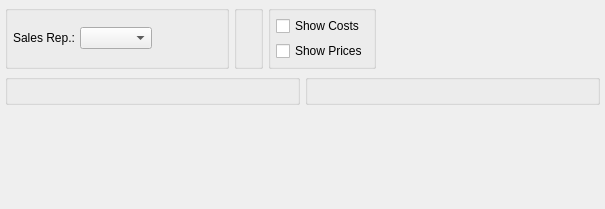
<?xml version="1.0" encoding="UTF-8"?>
<ui version="4.0">
 <comment>This file is part of the xTuple ERP: PostBooks Edition, a free and
open source Enterprise Resource Planning software suite,
Copyright (c) 1999-2010 by OpenMFG LLC, d/b/a xTuple.
It is licensed to you under the Common Public Attribution License
version 1.0, the full text of which (including xTuple-specific Exhibits)
is available at www.xtuple.com/CPAL.  By using this software, you agree
to be bound by its terms.</comment>
 <class>dspBriefSalesHistoryBySalesRep</class>
 <widget class="QWidget" name="dspBriefSalesHistoryBySalesRep">
  <property name="geometry">
   <rect>
    <x>0</x>
    <y>0</y>
    <width>605</width>
    <height>209</height>
   </rect>
  </property>
  <property name="windowTitle">
   <string>Brief Sales History by Sales Rep.</string>
  </property>
  <layout class="QVBoxLayout" name="verticalLayout_4">
   <item>
    <layout class="QHBoxLayout" name="horizontalLayout">
     <item>
      <widget class="QGroupBox" name="_salesrepGroup">
       <property name="title">
        <string/>
       </property>
       <layout class="QGridLayout" name="gridLayout_2">
        <item row="0" column="0">
         <layout class="QVBoxLayout">
          <property name="spacing">
           <number>0</number>
          </property>
          <item>
           <layout class="QHBoxLayout">
            <property name="spacing">
             <number>5</number>
            </property>
            <item>
             <widget class="QLabel" name="_salesrepLit">
              <property name="text">
               <string>Sales Rep.:</string>
              </property>
              <property name="alignment">
               <set>Qt::AlignVCenter</set>
              </property>
             </widget>
            </item>
            <item>
             <widget class="XComboBox" name="_salesrep">
              <property name="sizePolicy">
               <sizepolicy hsizetype="Expanding" vsizetype="Fixed">
                <horstretch>0</horstretch>
                <verstretch>0</verstretch>
               </sizepolicy>
              </property>
             </widget>
            </item>
            <item>
             <spacer name="horizontalSpacer">
              <property name="orientation">
               <enum>Qt::Horizontal</enum>
              </property>
              <property name="sizeHint" stdset="0">
               <size>
                <width>0</width>
                <height>20</height>
               </size>
              </property>
             </spacer>
            </item>
           </layout>
          </item>
          <item>
           <spacer>
            <property name="orientation">
             <enum>Qt::Vertical</enum>
            </property>
            <property name="sizeType">
             <enum>QSizePolicy::Preferred</enum>
            </property>
            <property name="sizeHint" stdset="0">
             <size>
              <width>20</width>
              <height>0</height>
             </size>
            </property>
           </spacer>
          </item>
         </layout>
        </item>
       </layout>
      </widget>
     </item>
     <item>
      <widget class="QGroupBox" name="_dateGroup">
       <property name="title">
        <string/>
       </property>
       <layout class="QGridLayout" name="gridLayout_3">
        <item row="0" column="0">
         <widget class="DateCluster" name="_dates"/>
        </item>
       </layout>
      </widget>
     </item>
     <item>
      <widget class="QGroupBox" name="_optionsGroup">
       <property name="title">
        <string/>
       </property>
       <layout class="QVBoxLayout" name="verticalLayout">
        <item>
         <widget class="XCheckBox" name="_showCosts">
          <property name="text">
           <string>Show Costs</string>
          </property>
         </widget>
        </item>
        <item>
         <widget class="XCheckBox" name="_showPrices">
          <property name="text">
           <string>Show Prices</string>
          </property>
         </widget>
        </item>
       </layout>
      </widget>
     </item>
     <item>
      <spacer name="horizontalSpacer_2">
       <property name="orientation">
        <enum>Qt::Horizontal</enum>
       </property>
       <property name="sizeHint" stdset="0">
        <size>
         <width>0</width>
         <height>20</height>
        </size>
       </property>
      </spacer>
     </item>
    </layout>
   </item>
   <item>
    <layout class="QHBoxLayout" name="horizontalLayout_2">
     <item>
      <layout class="QVBoxLayout" name="verticalLayout_3">
       <item>
        <widget class="ParameterGroup" name="_productCategory">
         <property name="title">
          <string/>
         </property>
         <property name="fixedSize">
          <bool>false</bool>
         </property>
        </widget>
       </item>
       <item>
        <spacer name="spacer_2">
         <property name="orientation">
          <enum>Qt::Vertical</enum>
         </property>
         <property name="sizeType">
          <enum>QSizePolicy::Expanding</enum>
         </property>
         <property name="sizeHint" stdset="0">
          <size>
           <width>20</width>
           <height>0</height>
          </size>
         </property>
        </spacer>
       </item>
      </layout>
     </item>
     <item>
      <layout class="QVBoxLayout" name="verticalLayout_2">
       <item>
        <widget class="WarehouseGroup" name="_warehouse">
         <property name="title">
          <string/>
         </property>
         <property name="fixedSize">
          <bool>false</bool>
         </property>
        </widget>
       </item>
       <item>
        <spacer name="spacer">
         <property name="orientation">
          <enum>Qt::Vertical</enum>
         </property>
         <property name="sizeType">
          <enum>QSizePolicy::Expanding</enum>
         </property>
         <property name="sizeHint" stdset="0">
          <size>
           <width>20</width>
           <height>0</height>
          </size>
         </property>
        </spacer>
       </item>
      </layout>
     </item>
     <item>
      <spacer>
       <property name="orientation">
        <enum>Qt::Horizontal</enum>
       </property>
       <property name="sizeType">
        <enum>QSizePolicy::Preferred</enum>
       </property>
       <property name="sizeHint" stdset="0">
        <size>
         <width>0</width>
         <height>20</height>
        </size>
       </property>
      </spacer>
     </item>
    </layout>
   </item>
  </layout>
 </widget>
 <layoutdefault spacing="5" margin="5"/>
 <pixmapfunction>qPixmapFromMimeSource</pixmapfunction>
 <customwidgets>
  <customwidget>
   <class>DateCluster</class>
   <extends>QWidget</extends>
   <header>datecluster.h</header>
  </customwidget>
  <customwidget>
   <class>ParameterGroup</class>
   <extends>QGroupBox</extends>
   <header>parametergroup.h</header>
  </customwidget>
  <customwidget>
   <class>WarehouseGroup</class>
   <extends>QGroupBox</extends>
   <header>warehousegroup.h</header>
  </customwidget>
  <customwidget>
   <class>XCheckBox</class>
   <extends>QCheckBox</extends>
   <header>xcheckbox.h</header>
  </customwidget>
  <customwidget>
   <class>XComboBox</class>
   <extends>QComboBox</extends>
   <header>xcombobox.h</header>
  </customwidget>
 </customwidgets>
 <tabstops>
  <tabstop>_salesrep</tabstop>
  <tabstop>_showCosts</tabstop>
  <tabstop>_showPrices</tabstop>
 </tabstops>
 <resources/>
 <connections/>
</ui>
